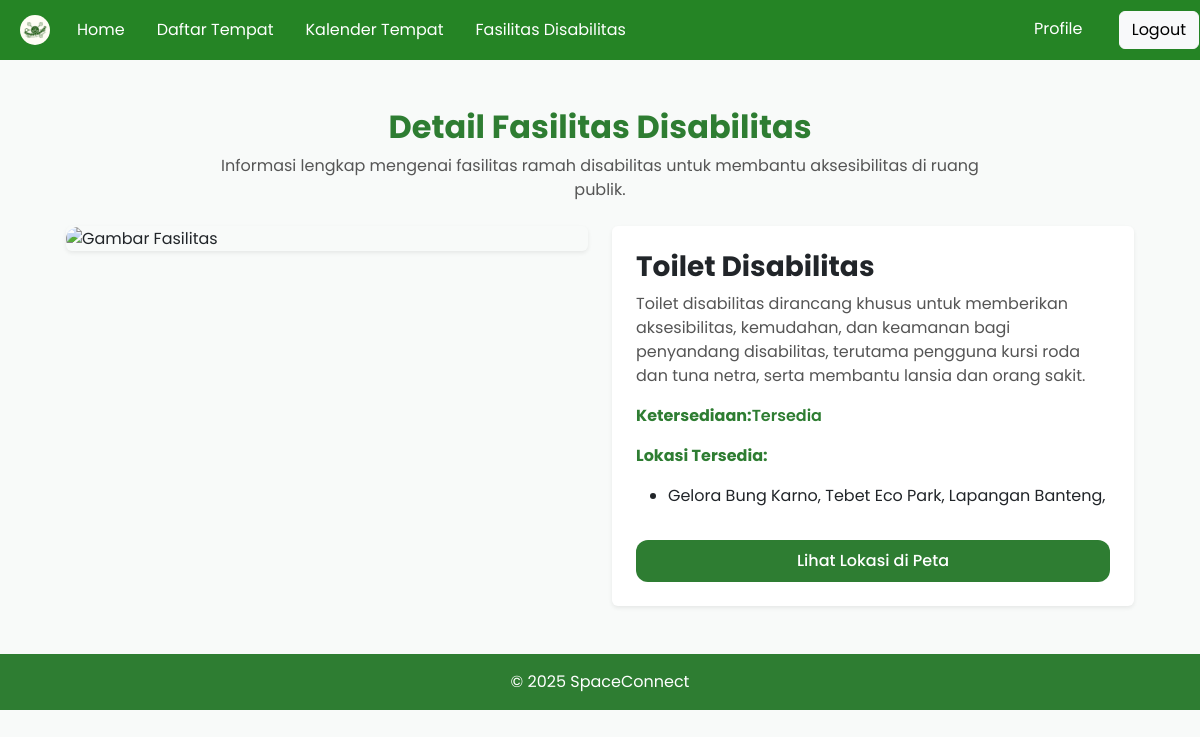
/usr-detail-fasilitas-disabilitas.php?id=3 (signed in), run on the app's committed database.
### tables this page shows
CREATE TABLE `fasilitasdifabel` (
  `id` int(50) NOT NULL,
  `namaFasilitas` text NOT NULL,
  `lokasiFasilitas` text NOT NULL,
  `deskripsiFasilitas` text NOT NULL,
  `foto` mediumblob NOT NULL
);

### usr-detail-fasilitas-disabilitas.php (the view, shortened to what this page needs)
<?php
    require 'php/koneksi.php';
    if (isset($_GET['id'])) {
        $id = intval($_GET['id']);
        $query = "SELECT * FROM fasilitasdifabel WHERE id = $id";
        $result = mysqli_query($conn, $query);
        if ($result && mysqli_num_rows($result) > 0) {
            $row = mysqli_fetch_assoc($result);
        } else {
            echo "Data tidak ditemukan.";
            exit;
        }
    } else {
        echo "ID tidak dikirim.";
        exit;
    }
?>
<!DOCTYPE html>
<html lang="id">
<head>
    <link rel="stylesheet" href="https://cdn.jsdelivr.net/npm/bootstrap@5.3.8/dist/css/bootstrap.min.css">
    <link rel="stylesheet" href="css/usr-detail-fasilitas-disabilitas.css">
    <link rel="stylesheet" href="navbar.css">
</head>
<body>
    <?php include 'components/navbar.php'; ?>
    <section class="central-container mt-5 text-center">
        <h2 class="fw-bold title-green">Detail Fasilitas Disabilitas</h2>
        <p class="intro-text mt-2">
            Informasi lengkap mengenai fasilitas ramah disabilitas untuk membantu aksesibilitas di ruang publik.
        </p>
    </section>
    <?php if ($row): ?>
    <section class="central-container mt-4 mb-5">
        <div class="row g-4 align-items-start">
            <div class="col-lg-6">
                <div class="img-card shadow-sm rounded">
                    <img src="php/show-img-difabel.php?id=<?php echo $row['id']; ?>" alt="Gambar Fasilitas">
                </div>
            </div>
            <div class="col-lg-6">
                    <div class="detail-card shadow-sm rounded p-4">
                        <h3 class="fw-bold">
                            <?php echo htmlspecialchars($row['namaFasilitas']); ?>
                        </h3>
                        <p class="desc">
                            <?php echo htmlspecialchars($row['deskripsiFasilitas']); ?>
                        </p>
                        <div class="detail-info mt-3">
                            <p><strong class="label">Ketersediaan:</strong><span class="status-available">Tersedia</span>
                            </p>
                            <p><strong class="label">Lokasi Tersedia:</strong></p>
                            <ul>
                                <li>
                                    <?php echo htmlspecialchars($row['lokasiFasilitas']); ?>
                                </li>
                            </ul>
                        </div>
                        <a href="usr-peta-lokasi.html" class="btn btn-green w-100 mt-3 py-2">Lihat Lokasi di Peta</a>
                    </div>
            </div>
        </div>
    </section>
    <?php else: ?>
    <p>Data fasilitas tidak ditemukan.</p>
    <?php endif; ?>
    <footer class="footer-green mt-5">
        <p class="text-center text-white py-3 m-0">© 2025 SpaceConnect</p>
    </footer>
</body>
</html>

### css/usr-detail-fasilitas-disabilitas.css (style rules this page uses)
body { background: #f8faf9; font-family: "Poppins", sans-serif; }
.central-container { max-width: 1100px; margin: auto; padding: 0 16px; }
.title-green { color: #2e7d32; }
.intro-text { max-width: 800px; margin: auto; color: #555; }
.img-card img { width: 100%; height: 360px; object-fit: cover; border-radius: 18px; }
.detail-card { background: white; border-radius: 18px; }
.detail-card .label { color: #2e7d32; }
.desc { color: #555; }
.status-available { color: #2e7d32; font-weight: 600; }
.btn-green { background-color: #2e7d32; color: white; font-weight: 500; border-radius: 12px; }
.footer-green { background-color: #2e7d32; }

### data on the page
fasilitasdifabel: namaFasilitas "Toilet Disabilitas", deskripsiFasilitas "Toilet disabilitas dirancang khusus untuk memberikan aksesibilitas, kemudahan, dan keamanan bagi penyandang disabilitas, terutama pengguna kursi roda dan tuna netra, serta membantu lansia dan orang sakit.", lokasiFasilitas "Gelora Bung Karno, Tebet Eco Park, Lapangan Banteng,"
